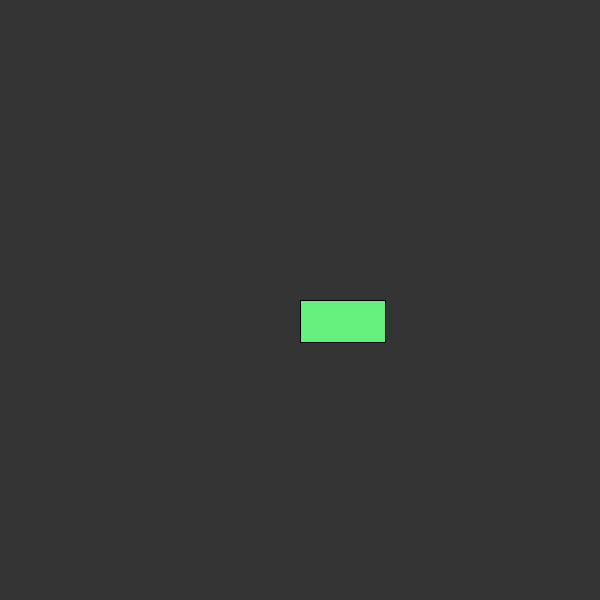
Frame 1 (no input)
Frame 60 (the mouse pressed at the canvas centre just before this capture): identical to frame 1, image omitted
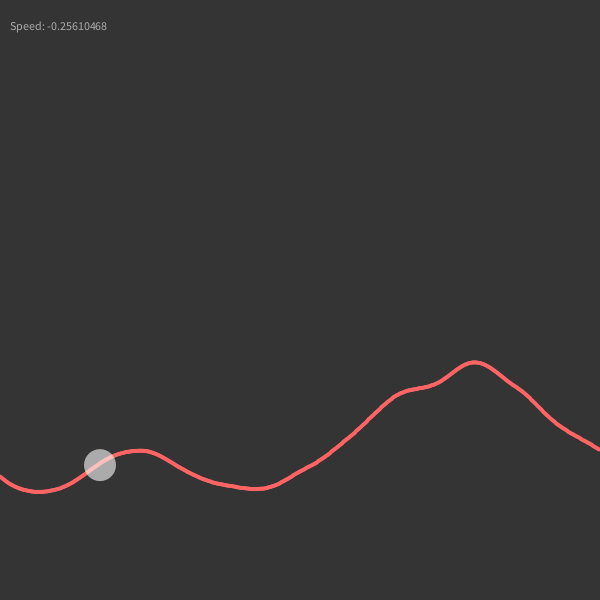
Frame 120 (the mouse held since frame 60 and released just before this capture)

The Processing sketch that drew these frames (run headless with seeded random() and noise(); from frame 60 on, the mouse is pressed at the canvas centre):

// Processing sketch: GameStateManager
// ── GameStateManager.pde
/*
this class has the ability to show and stop showing any class using their respective show() function
*/
Game game = new Game();
Pause pause = new Pause();
MainMenu menu = new MainMenu();

void setup()
{
  size(600,600);
  frameRate(60);
}

void draw()
{
  background(52);

  if(!menu.menuOpen)
  {
    game.show();
    if(!pause.isPaused)
    {
      game.step();
    }
    else
    {
      pause.show();

    }
  }
  else
  {
    menu.show();

  }
}

void mousePressed()
{
  if(menu.menuOpen)
  {
    menu.isClickedStart(mouseX,mouseY);

  }

}

void keyPressed() {
  if (key == ' ') game.player.jump();
  if (key == 'm') game.player.speed += 0.008;
  if (key == 'p') pause.isPaused = !pause.isPaused;
}

// ── Bird.pde


class Bird
{

  float jump;
  float x, y;
  float grav;
  float vY;
  float speed;
  float belowWall = 0;
  boolean isJumping = false;

  boolean goingDown = false;

  public Bird(float x, float y)
  {
    this.x = x;
    this.y = y;
    jump = -16;
    grav = .8;
    this.vY = 0;
  }

  public void step()
  {
    //if the birds height is above or equal to the bottom of the screen then we set them to it and remove their velocity
    if(speed < 0) speed = 0;
    if(y > height - belowWall)
    {
      y = height - belowWall;
      vY = 0;
      isJumping = false;

    }
    else
    {
    //we add gravity to the players velocity
    vY += grav;  //gravity pulls them downward (pos number)
    y += vY;  //velocity is added to their height (higher number = lower to screen)
    isJumping = true;
  }

  }

  public void show()
  {
    fill(255,255,255,150);
    if(goingDown)
    fill(255,0,0,150);
    ellipse(x,y,32,32);

  }


  public void jump()
  {

    vY = 0;  //reset their velocity so you dont have to spam the jump key to recover
    vY = jump;  //set velocity to jump velocity so that the player cant build up additional velocity
    y += vY;  //imediatly set the player height to the new vY so we dont trip the first step if statement

  }

}

// ── Game.pde
/*
this class will have:
a jump() function to jump to the player
a die() function to kill the player
automatic move() function to move the player to the right
*/
class Game
{
public Bird player;
float terrain;
float xScale; // the current distance from 0 the line has been moved, increment this for boosts
float distance;
float terrainMap[] = new float[width];
  public Game()
  {
    player = new Bird(100,350);
    xScale = 0;
    distance = 0;

  }

  public void show()
  {
    //game.xScale+=0.008 + game.player.speed * 1.25; // this line determines how fast the game scrolls
    drawGround();
    player.show();

    if(!player.isJumping) // here we check if the player is in the air to not apply the modification of velocity
      {
      modBirdVel();
      }
      text("Speed: " + player.speed * 1000, 10, 30);
  }

  public void step()
  {
    game.xScale+=0.008 + game.player.speed * 1.25; // this line determines how fast the game scrolls
    player.step();
  }

  public void modBirdVel()
  {

    if(terrainMap[(int)player.x] > terrainMap[(int)player.x + 10])
    {
      //print("going down");
      player.goingDown = true;
      //xScale += 0.003*(terrainMap[(int)player.x] - terrainMap[(int)player.x + 5]);
      player.speed += 0.0003*(terrainMap[(int)player.x] - terrainMap[(int)player.x + 5]);

    }
    else
    {
      player.goingDown = false;
      player.speed += 0.00009*(terrainMap[(int)player.x] - terrainMap[(int)player.x + 5]);
      player.speed *= .95;
      //print("going up");

    }
    //xScale += player.speed / 4;

  }

  public void drawGround()
  {
    terrainMap = new float[width];
    float xScale_ = xScale; //the underscore version is a temporary variable to for drawing
    for (int x = 0; x < width; x++)
    {


        terrain = map(noise(xScale_),0,1,1,300);
        xScale_ +=0.003;
        terrainMap[x] = terrain;
      }

      for(int k = 0; k < terrainMap.length; k++)
      {
        fill(255,100,100);
        noStroke();
        ellipse(k,(int)height - terrainMap[k],4,4);
      }

      player.belowWall = terrainMap[(int)player.x];
      //ellipse(x,height - terrain,4,4);

      //if(x == 100) player.belowWall = terrain; // the terrain at 100 is the same X cord the player is at always


  }

}

// ── MainMenu.pde
/*
this class is going to have:
a play() function to take the player to the game and stop displaying this class
*/
public class MainMenu
{
boolean menuOpen;
int sizeX,sizeY;
  public MainMenu()
  {
    menuOpen = true;
    sizeX = 85;
    sizeY = 85/2;
  }

  public void show()
  {
    fill(100,240,125);

    rect(width/2,height/2,sizeX,sizeY);

  }

  public void isClickedStart(int x, int y)
  {
    if(x >= width/2 && x <= width/2 + sizeX)
      if(y >= height/2 && x <= height/2 + sizeY)
      {
        menuOpen = false;
      }
  }

}

// ── Pause.pde
/*
this class is going to have:
a show() function used to show the pause menu
*/
public class Pause
{
  boolean isPaused;

  public Pause()
  {
    isPaused = false;
  }

  public void show()
  {
    isPaused = true;
    fill(255,100,95);

    if(frameCount % 60 <= 30)
    rect(30,20,55,55);
  }

}
